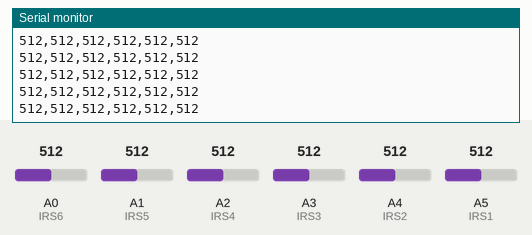
Recording of a sketch running on a simulated Arduino Uno, built with avr-gcc and run on an emulated ATmega328P. Shown: the last lines printed to the serial monitor. The inputs (shaded band) are chosen by the test bench; at power-on: A0 (IRS6) = 512, A1 (IRS5) = 512, A2 (IRS4) = 512, A3 (IRS3) = 512, A4 (IRS2) = 512, A5 (IRS1) = 512.

Above: at 1.2 s.
1.3 s: A0 (IRS6) set to 490
At 1.36 s:
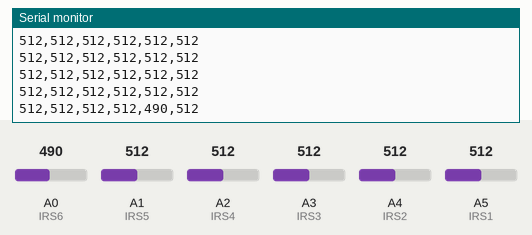
2.8 s: A1 (IRS5) set to 490
At 2.8 s:
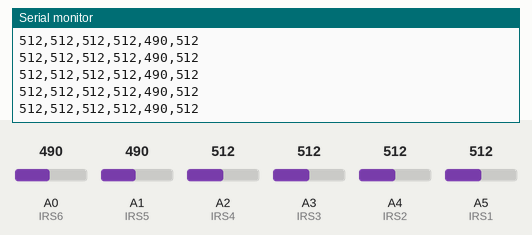
4.3 s: A2 (IRS4) set to 490
At 4.34 s:
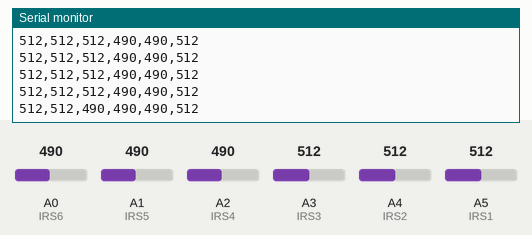
5.8 s: A3 (IRS3) set to 490
At 5.84 s:
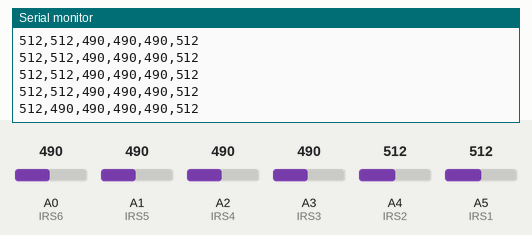
7.3 s: A4 (IRS2) set to 490
At 7.33 s:
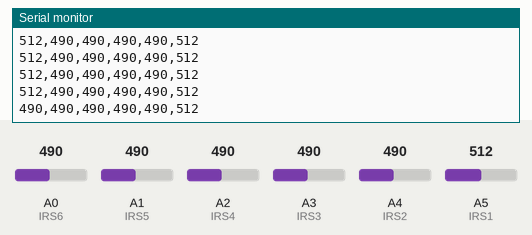
8.8 s: A5 (IRS1) set to 490
At 8.83 s:
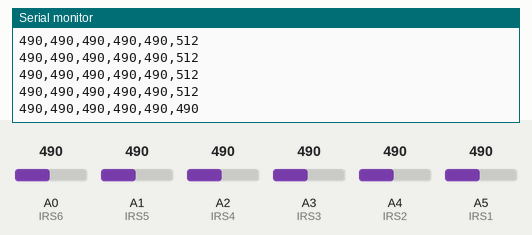

Measured:
- after the input at 1.3 s, the serial monitor: prints a new line at once (image 1)
- after the input at 4.3 s, the serial monitor: prints a new line at once (image 3)
- after the input at 5.8 s, the serial monitor: prints a new line at once (image 4)
- after the input at 7.3 s, the serial monitor: prints a new line at once (image 5)
- after the input at 8.8 s, the serial monitor: prints a new line at once (image 6)

The sketch:

summerbot-sensormanager.ino
```cpp
#include "SensorManager.hpp"
#include <Arduino.h>

/* defines for every sensors on the summerbot board */

// IR
#define IRS1 A5
#define IRS2 A4
#define IRS3 A3
#define IRS4 A2
#define IRS5 A1
#define IRS6 A0
#define IRS7 A22
#define IRS8 A21

// US
#define USS1 34
#define USS2 33

/* SensorManager */
SensorManager* sensorManager;

/* Detection threshold distance for every sensor (mm) */
#define DISTANCETHRESHOLD 500

void setup (){
  sensorManager = new SensorManager();

  // registering 4 IR Sensors
  sensorManager->registerNewSensor(IRS1, SHARP);
  sensorManager->registerNewSensor(IRS2, SHARP);
  sensorManager->registerNewSensor(IRS3, SHARP);
  sensorManager->registerNewSensor(IRS4, SHARP);
  sensorManager->registerNewSensor(IRS5, SHARP);
  sensorManager->registerNewSensor(IRS6, SHARP);

  Serial.begin(9600);
}

void loop (){/*
  bool AdvDetected1 =sensorManager->detectObject(IRS1, DISTANCETHRESHOLD) ;
  bool AdvDetected2 =sensorManager->detectObject(IRS2, DISTANCETHRESHOLD) ;
  bool AdvDetected3 =sensorManager->detectObject(IRS3, DISTANCETHRESHOLD) ;
  bool AdvDetected4 =sensorManager->detectObject(IRS4, DISTANCETHRESHOLD) ;
  bool AdvDetected5 =sensorManager->detectObject(IRS5, DISTANCETHRESHOLD) ;
  bool AdvDetected6 =sensorManager->detectObject(IRS6, DISTANCETHRESHOLD);

  if(AdvDetected1){
    Serial.println("ADVERSAIRE 1 DETECTE !");
  delay(300);
}
  if(AdvDetected2){
  Serial.println("ADVERSAIRE 2 DETECTE !");
delay(300);
}
if(AdvDetected3){
  Serial.println("ADVERSAIRE 3 DETECTE !");
delay(300);
}
if(AdvDetected4){
  Serial.println("ADVERSAIRE 4 DETECTE !");
delay(300);
}
if(AdvDetected5){
  Serial.println("ADVERSAIRE 5 DETECTE !");
delay(300);
}
if(AdvDetected6){
  Serial.println("ADVERSAIRE 6 DETECTE !");
delay(300);
}
Serial.println(" ");
}*/
Serial.println((String)analogRead(IRS2)+","+
(String)analogRead(IRS3)+","+
(String)analogRead(IRS4)+","+
(String)analogRead(IRS5)+","+
(String)analogRead(IRS6)+","+
(String)analogRead(IRS1));
delay(50);
}
```

SensorManager.cpp
```cpp
#include "SensorManager.h"

SensorManager::SensorManager(){
   __IdToType = (unsigned char *)malloc((size_t)(8*sizeof(unsigned char)));
   for (unsigned char i = 0; i<8; i++){
      __IdToType[i] = 0;
   }
}

void SensorManager::registerNewSensor(unsigned char pinId, SensorType type){
  pinMode(pinId,INPUT);
	__IdToType[pinId] = type;
}

double SensorManager::readSensorData(unsigned char pinId){
  int IRvalue = this->readRawSensorData(pinId, DEFAULTPRECISIONLEVEL);
  double voltage = 3.3*(IRvalue/1024.0);

   // If voltage out of bounds
  if(voltage > 2.7)
    voltage = 2.7;
  if(voltage < 0.2)
    voltage = 0.2;

  double r = (voltage*0.0415 - 0.00375); // formula randomly found by experiments :)
  double measuredDistance = ((1.0/r) - 0.42)*10;

  return measuredDistance;
}

int SensorManager::readRawSensorData(unsigned char pinId, unsigned char measureCount){
	if (__IdToType[pinId] == SHARP){
    int sum = 0;
    for(unsigned char i = 0; i<measureCount; i++){
			sum += analogRead(pinId);
    }
    return (int) (sum/((1.0)*measureCount));
	}
	return 0;

}

bool SensorManager::detectObject(unsigned char pinId, double thresholdDistance){
  if (__IdToType[pinId] == SHARP){
    double measuredDistance = this->readSensorData(pinId);
    Serial.println(measuredDistance);
    if(measuredDistance < thresholdDistance){
      return true;
    }
    return false;

}
}
```

SensorManager.h
```cpp
#ifndef SENSORMANAGER_H
#define SENSORMANAGER_H 1
#define SHARP ((unsigned char)1)

#define DEFAULTPRECISIONLEVEL 5

#include <Arduino.h>

class SensorManager{
	public:

   /**
    * The default constructor
    */
   SensorManager();

   ~SensorManager(){
   free(__IdToType);
}
   /**
    * The advanced constructor
    */
   SensorManager(unsigned char inputPinMin, unsigned char inputPinMax);

	 /**
	  * Create a normalised var type SensorType
	  */
	 typedef unsigned char SensorType;

	 /**
	  * Register a new sensor
	  */
	 void registerNewSensor(unsigned char id, SensorType type);

	 /**
	  * Return the output (distance, converted in mm) of the specified sensor with the default precision level
	  */
	 double readSensorData(unsigned char id);

   /**
    * Return the average raw value of the last <measureCount> output of the specified sensor
    */
   int readRawSensorData(unsigned char id, unsigned char measureCount);

   /**
    * Detect if something is in front of the specified sensor placed at a distance less than <thresholdDistance>
    */
   bool detectObject(unsigned char id, double thresholdDistance); // distance in mm

	private:	//private stuff; don't try to modifie this! x)
   unsigned char *__IdToType;
};

#endif
```

SensorManager.hpp
```cpp
#ifndef SENSORMANAGER_H
#define SENSORMANAGER_H 1
#define SHARP ((unsigned char)1)

#define DEFAULTPRECISIONLEVEL 5

#include <Arduino.h>

class SensorManager{
	public:

   /**
    * The default constructor
    */
   SensorManager();

   /**
    * The advanced constructor
    */
   SensorManager(unsigned char inputPinMin, unsigned char inputPinMax);

	 /**
	  * Create a normalised var type SensorType
	  */
	 typedef unsigned char SensorType;

	 /**
	  * Register a new sensor
	  */
	 void registerNewSensor(unsigned char id, SensorType type);

	 /**
	  * Return the output (distance, converted in mm) of the specified sensor with the default precision level
	  */
	 double readSensorData(unsigned char id);

   /**
    * Return the average raw value of the last <measureCount> output of the specified sensor
    */
   int readRawSensorData(unsigned char id, unsigned char measureCount);

   /**
    * Detect if something is in front of the specified sensor placed at a distance less than <thresholdDistance>
    */
   bool detectObject(unsigned char id, double thresholdDistance); // distance in mm

	private:	//private stuff; don't try to modifie this! x)
   unsigned char *__IdToType;
};

#endif
```
